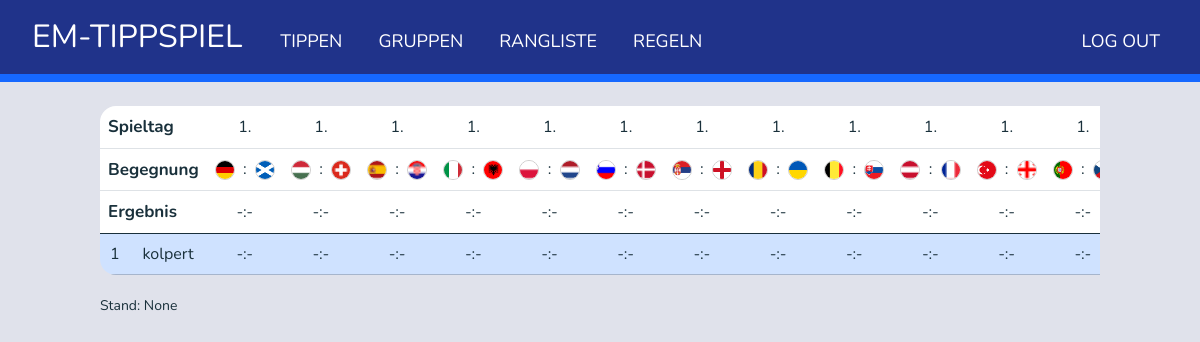
/rangliste (signed in), run on the app's committed database.
### tables this page shows
CREATE TABLE matches (
    id INTEGER PRIMARY KEY UNIQUE,
    matchday INTEGER,
    team1_id TEXT NOT NULL,
    team2_id TEXT NOT NULL,
    team1_score INTEGER,
    team2_score INTEGER,
    matchDateTime DATETIME,
    matchIsFinished INTEGER,
    location TEXT,
    lastUpdateDateTime DATETIME,
    predictions_evaluated INTEGER DEFAULT 0,
    evaluation_Date DATETIME,
    FOREIGN KEY(team1_id) references teams(id),
    FOREIGN KEY(team2_id) references teams(id)
);

CREATE TABLE teams (	
    id INTEGER PRIMARY KEY UNIQUE,
    teamName TEXT,
    shortName TEXT,
    teamIconUrl TEXT,
    teamIconPath TEXT,
    teamGroupName TEXT DEFAULT 'None',
    points INTEGER DEFAULT 0,
    opponentGoals INTEGER DEFAULT 0,
    goals INTEGER DEFAULT 0,
    matches INTEGER DEFAULT 0,
    won INTEGER DEFAULT 0,
    lost INTEGER DEFAULT 0,
    draw INTEGER DEFAULT 0,
    goalDiff INTEGER DEFAULT 0,
    rank INTEGER,
    lastUpdateTime DATETIME											
);

CREATE TABLE users (
    id INTEGER PRIMARY KEY AUTOINCREMENT, 
    username TEXT NOT NULL UNIQUE,
    hash TEXT NOT NULL,
    total_points INTEGER DEFAULT 0,
    correct_result INTEGER DEFAULT 0,
    correct_goal_diff INTEGER DEFAULT 0,
    correct_tendency INTEGER DEFAULT 0
);

### app.py (the view)
@app.route("/rangliste")
@login_required
def rangliste():
    last_update = db.execute("""
                             SELECT evaluation_Date FROM matches
                             ORDER BY evaluation_Date DESC
                             LIMIT 1
                             """)[0]["evaluation_Date"]
    if not last_update:
        last_update = None
    else:
        last_update = convert_iso_datetime_to_human_readable(last_update)
    next_match = db.execute("""
                              SELECT id, matchDateTime FROM matches
                              WHERE matchIsFinished = 0
                              ORDER BY matchDateTime ASC
                              LIMIT 1
                              """)
    if next_match:
        next_match = next_match[0]
        next_match["is_live"] = False
        current_datetime = get_current_datetime_as_object()
        match_start_time = convert_iso_to_datetime_without_decimals(next_match["matchDateTime"]) # Without decimals because API uses kickoff times without decimals
        match_duration = timedelta(minutes=90+15+10)  # Assuming each match lasts 90 minutes
        match_end_time = match_start_time + match_duration
        if match_start_time <= current_datetime <= match_end_time:
            next_match["is_live"] = True
    else:
        next_match = None
    return render_template("rangliste.html",
                           matchdata=get_matches(),
                           users=get_rangliste_data(),
                           user_id=session["user_id"],
                           next_match=next_match,
                           last_update=last_update)

### app.py (called while the page is built)
@app.after_request
def after_request(response):
    response.headers["Cache-Control"] = "no-cache, no-store, must-revalidate"
    response.headers["Expires"] = 0
    response.headers["Pragma"] = "no-cache"
    return response

### helpers.py (called while the page is built)
def login_required(f):
    @wraps(f)
    def decorated_function(*args, **kwargs):
        if session.get("user_id") is None:
            return redirect("/login")
        return f(*args, **kwargs)
    return decorated_function

def get_matches():
    print("getting matches...")
    if automatic_updates:
        if is_update_needed_matches():
            update_matches_db()
    return get_local_matches()

def get_current_datetime_as_object():
    return datetime.now()

def convert_iso_datetime_to_human_readable(datetime_iso_string):
    date = datetime.fromisoformat(datetime_iso_string)
    date.weekday()
    weekday_names = ["Mo.", "Di.", "Mi.", "Do.", "Fr.", "Sa.", "So."]
    match_time_readable = f"{weekday_names[date.weekday()]} {date.strftime('%d.%m.%Y %H:%M')}"
    return match_time_readable

def convert_iso_to_datetime_without_decimals(iso_str):
    return datetime.strptime(iso_str, "%Y-%m-%dT%H:%M:%S")

### templates/rangliste.html (shortened to what this page needs)
{% extends "layout.html" %}
{% block main %}
<div class="text-center">
    <div class="table-responsive" style="max-width: 1000px;">
        <table class="table rounded-4 overflow-hidden">
            <thead>
                <tr>
                    <th colspan="2" class="text-left">Spieltag</th>
                    {% for match in matchdata %}
                        {% if match.matchday <= 3 %}
                            <td>{{ match.matchday }}.</td>
                        {% endif %}
                    {% endfor %}
                </tr>
                <tr>
                    <th colspan="2" class="text-left">Begegnung</th>
                    {% for match in matchdata %}
                        <td>
                            <img src="{{ match.team1IconPath }}" alt="{{ match.team1_shortName }}-logo" class="team-logo-small">
                            <span>&nbsp;:&nbsp;</span>
                            <img src="{{ match.team2IconPath }}" alt="{{ match.team2_shortName }}-logo" class="team-logo-small">
                        </td>
                    {% endfor %}
                </tr>
                <tr class="bottom-border">
                    <th colspan="2" class="text-left">Ergebnis</th>
                    {% for match in matchdata %}
                        <td>
                            {% if match.team1_score is not none %}
                                {{ match.team1_score }}:{{ match.team2_score }}
                            {% else %}
                                -:-
                            {% endif %}
                        </td>
                    {% endfor %}
                </tr>
            </thead>
            <tbody>
                {% for user in users %}
                    <tr class="{% if user.id == user_id %}table-primary{% endif %}">
                        <td>{{ loop.index }}</td>
                        <td>{{ user.username }}</td>
                        {% for match in matchdata %}
                            {% set prediction = user.predictions|selectattr("match_id", "equalto", match.id)|first %}
                            <td>
                                {% if prediction %}
                                    {% if match.matchIsFinished or (next_match and next_match.is_live and next_match.id == match.id) or user.id == user_id %}
                                        {{ prediction.team1_score }}:{{ prediction.team2_score }}
                                        {% if match.predictions_evaluated == 1 %}
                                            <sub>{{ prediction.points }}</sub>
                                        {% else %}
                                            <sub>?</sub>
                                        {% endif %}
                                    {% else %}
                                        -:-
                                    {% endif %}
                                {% else %}
                                    -:-
                                {% endif %}
                            </td>
                        {% endfor %}
                    </tr>
                {% endfor %}
            </tbody>
        </table>
    </div>
    <div class="last-update" style="display: flex; justify-content: space-between;">
        <p>Stand: {{ last_update }}</p>
    </div>
</div>
{% endblock %}

### templates/layout.html (shortened to what this page needs)
<!DOCTYPE html>
<html lang="en">
<head>
    <link href="https://cdn.jsdelivr.net/npm/bootstrap@5.3.2/dist/css/bootstrap.min.css" rel="stylesheet">
    <link href="/static/styles.css" rel="stylesheet">
</head>
<body>
    <nav class="navbar navbar-expand-md">
        <div class="container-fluid">
            <a class="navbar-brand" href="/"><span class="blue">EM-TIPPSPIEL</span></a>
            <div class="collapse navbar-collapse" id="navbarNav">
                {% if session["user_id"] %}
                    <ul class="navbar-nav me-auto mt-2">
                        <li class="nav-item"><a class="nav-link" href="/tippen">TIPPEN</a></li>
                        <li class="nav-item"><a class="nav-link" href="/gruppen">GRUPPEN</a></li>
                        <li class="nav-item"><a class="nav-link" href="/rangliste">RANGLISTE</a></li>
                        <li class="nav-item"><a class="nav-link" href="/regeln">REGELN</a></li>
                    </ul>
                    <ul class="navbar-nav ms-auto mt-2">
                        <li class="nav-item"><a class="nav-link" href="/logout">LOG OUT</a></li>
                    </ul>
                {% else %}
                    <ul class="navbar-nav me-auto mt-2">
                        <li class="nav-item"><a class="nav-link" href="/regeln">Regeln</a></li>
                    </ul>
                {% endif %}
            </div>
        </div>
    </nav>
    <main class="container py-4">
        {% block main %}{% endblock %}
    </main>
</body>
</html>

### static/styles.css (style rules this page uses)
body { background-color: #e0e2eb; font-family: 'Nunito', sans-serif; color: #19303B; }
h1, h2, h3, h4, h5, h6, p { color: #19303B; }
nav .navbar-brand { font-size: xx-large; margin: 0 30px 0 20px; }
nav .navbar-brand .blue { color: #ffffff; }
.navbar { background-color: #20338a; border-bottom: 8px solid #1668ff; }
.navbar-nav .nav-link { font-size: 18px; margin-right: 20px; color: #ffffff; }
.table { margin-bottom: 10px; width: 100%; }
.table th { font-size: 17px; font-weight: bold; background-color: #ffffff; color:#19303B; }
.table td { font-size: 16px; vertical-align: middle; white-space: nowrap; color:#19303B; }
.bottom-border { border-bottom: 1px solid #19303B; }
.team-logo, .team-logo-small { object-fit: cover; border-radius: 50%; border: 1px solid #cfcece; }
.team-logo-small { width: 20px; height: 20px; }
.text-center { text-align: center; }
.text-left { text-align: left; }
.last-update { font-size: 14px; text-align: left; margin-top: 10px; }
.container { display: flex; flex-direction: column; align-items: center; }

### data on the page
matches: matchday "1", team1IconPath (picture), team2IconPath (picture)
matches: matchday "1", team1IconPath (picture), team2IconPath (picture)
matches: matchday "1", team1IconPath (picture), team2IconPath (picture)
matches: matchday "1", team1IconPath (picture), team2IconPath (picture)
matches: matchday "1", team1IconPath (picture), team2IconPath (picture)
matches: matchday "1", team1IconPath (picture), team2IconPath (picture)
matches: matchday "1", team1IconPath (picture), team2IconPath (picture)
matches: matchday "1", team1IconPath (picture), team2IconPath (picture)
matches: matchday "1", team1IconPath (picture), team2IconPath (picture)
matches: matchday "1", team1IconPath (picture), team2IconPath (picture)
matches: matchday "1", team1IconPath (picture), team2IconPath (picture)
matches: matchday "1", team1IconPath (picture), team2IconPath (picture)
users: username "kolpert"
teams: teamGroupName "None"
